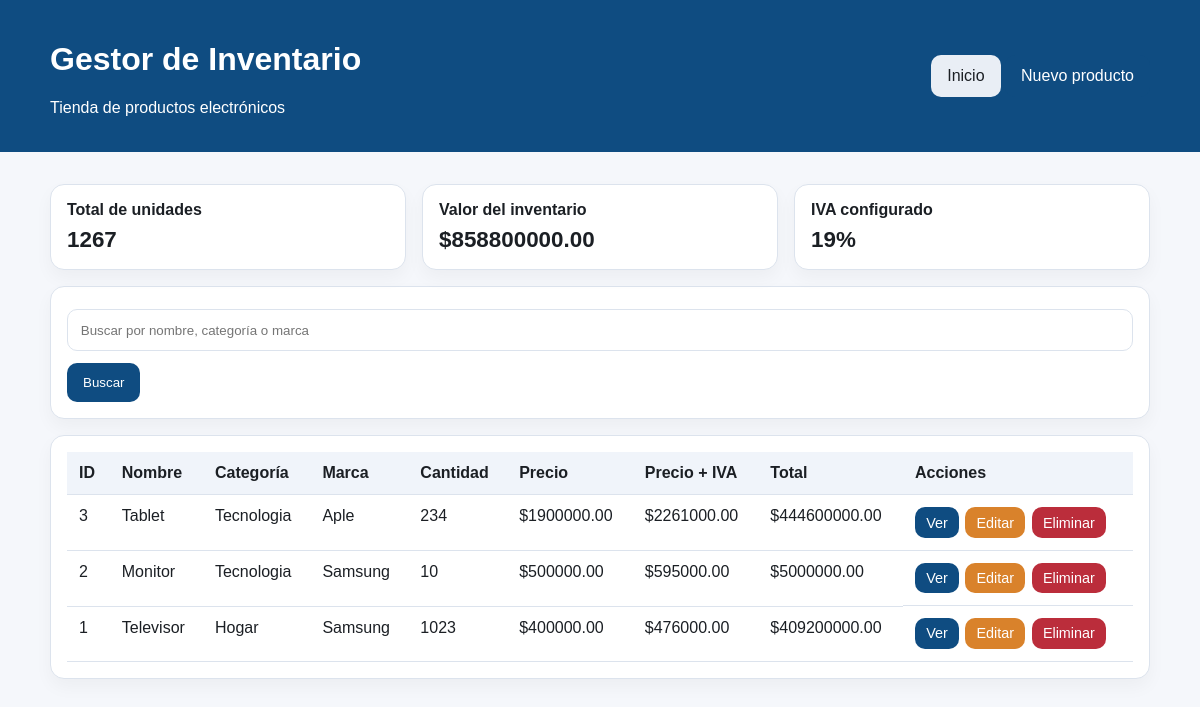
The page / on the database its author committed.
### tables this page shows
CREATE TABLE productos (
                id INTEGER PRIMARY KEY AUTOINCREMENT,
                nombre TEXT NOT NULL,
                categoria TEXT NOT NULL,
                marca TEXT NOT NULL,
                cantidad INTEGER NOT NULL CHECK(cantidad >= 0),
                precio REAL NOT NULL CHECK(precio >= 0),
                descripcion TEXT,
                created_at TIMESTAMP DEFAULT CURRENT_TIMESTAMP
            );

### app.py (the view)
@app.route("/")
def index() -> str:
    db = get_db()
    query = request.args.get("q", "").strip()
    if query:
        productos = db.execute(
            """
            SELECT * FROM productos
            WHERE nombre LIKE ? OR categoria LIKE ? OR marca LIKE ?
            ORDER BY id DESC
            """,
            (f"%{query}%", f"%{query}%", f"%{query}%"),
        ).fetchall()
    else:
        productos = db.execute("SELECT * FROM productos ORDER BY id DESC").fetchall()
    total_items = db.execute("SELECT COALESCE(SUM(cantidad), 0) AS total FROM productos").fetchone()["total"]
    total_inventario = db.execute(
        "SELECT COALESCE(SUM(cantidad * precio), 0) AS total FROM productos"
    ).fetchone()["total"]
    return render_template(
        "index.html",
        productos=productos,
        query=query,
        total_items=total_items,
        total_inventario=round(total_inventario, 2),
    )

### app.py (called while the page is built)
def get_db() -> sqlite3.Connection:
    if "db" not in g:
        g.db = sqlite3.connect(app.config["DATABASE"])
        g.db.row_factory = sqlite3.Row
    return g.db

@app.context_processor
def inject_helpers() -> dict[str, Any]:
    return {
        "iva_rate": IVA_RATE,
        "precio_con_iva": lambda precio: round(precio * (1 + IVA_RATE), 2),
        "valor_total": lambda cantidad, precio: round(cantidad * precio, 2),
    }

### templates/index.html (shortened to what this page needs)
{% extends 'base.html' %}
{% block content %}
<section class="dashboard">
    <div class="card stat">
        <h3>Total de unidades</h3>
        <p>{{ total_items }}</p>
    </div>
    <div class="card stat">
        <h3>Valor del inventario</h3>
        <p>${{ '%.2f'|format(total_inventario) }}</p>
    </div>
    <div class="card stat">
        <h3>IVA configurado</h3>
        <p>{{ (iva_rate * 100)|int }}%</p>
    </div>
</section>
<section class="card">
    <form method="get" class="search-form">
        <input type="text" name="q" placeholder="Buscar por nombre, categoría o marca" value="{{ query }}">
        <button type="submit" class="btn">Buscar</button>
    </form>
</section>
<section class="card">
    <div class="table-wrap">
        <table>
            <thead>
                <tr>
                    <th>ID</th>
                    <th>Nombre</th>
                    <th>Categoría</th>
                    <th>Marca</th>
                    <th>Cantidad</th>
                    <th>Precio</th>
                    <th>Precio + IVA</th>
                    <th>Total</th>
                    <th>Acciones</th>
                </tr>
            </thead>
            <tbody>
            {% for producto in productos %}
                <tr>
                    <td>{{ producto.id }}</td>
                    <td>{{ producto.nombre }}</td>
                    <td>{{ producto.categoria }}</td>
                    <td>{{ producto.marca }}</td>
                    <td>{{ producto.cantidad }}</td>
                    <td>${{ '%.2f'|format(producto.precio) }}</td>
                    <td>${{ '%.2f'|format(precio_con_iva(producto.precio)) }}</td>
                    <td>${{ '%.2f'|format(valor_total(producto.cantidad, producto.precio)) }}</td>
                    <td class="actions">
                        <a class="btn btn-small" href="{{ url_for('detalle_producto', product_id=producto.id) }}">Ver</a>
                        <a class="btn btn-small btn-warning" href="{{ url_for('editar_producto', product_id=producto.id) }}">Editar</a>
                        <form method="post" action="{{ url_for('eliminar_producto', product_id=producto.id) }}" onsubmit="return confirm('¿Desea eliminar este producto?');">
                            <button type="submit" class="btn btn-small btn-danger">Eliminar</button>
                        </form>
                    </td>
                </tr>
            {% else %}
                <tr>
                    <td colspan="9" class="empty">No hay productos registrados.</td>
                </tr>
            {% endfor %}
            </tbody>
        </table>
    </div>
</section>
{% endblock %}

### templates/base.html (shortened to what this page needs)
<!DOCTYPE html>
<html lang="es">
<head>
    <link rel="stylesheet" href="{{ url_for('static', filename='styles.css') }}">
</head>
<body>
    <header class="topbar">
        <div class="container header-flex">
            <div>
                <h1>Gestor de Inventario</h1>
                <p>Tienda de productos electrónicos</p>
            </div>
            <nav>
                <a class="btn btn-light" href="{{ url_for('index') }}">Inicio</a>
                <a class="btn" href="{{ url_for('crear_producto') }}">Nuevo producto</a>
            </nav>
        </div>
    </header>
    <main class="container">
        {% block content %}{% endblock %}
    </main>
</body>
</html>

### static/styles.css (style rules this page uses)
:root { --primary: #0f4c81; --secondary: #1b1f24; --bg: #f5f7fb; --surface: #ffffff; --border: #dce3ed; --success: #dff5e6; --error: #ffe0e0; --warning: #fff2d8; }
* { box-sizing: border-box; }
body { margin: 0; font-family: Arial, Helvetica, sans-serif; background: var(--bg); color: var(--secondary); }
.container { width: min(1100px, 92%); margin: 0 auto; }
.topbar { background: var(--primary); color: white; padding: 1.2rem 0; margin-bottom: 2rem; }
.header-flex { display: flex; justify-content: space-between; gap: 1rem; align-items: center; }
.card { background: var(--surface); border: 1px solid var(--border); border-radius: 14px; padding: 1rem; margin-bottom: 1rem; box-shadow: 0 8px 18px rgba(0,0,0,.04); }
.dashboard { display: grid; grid-template-columns: repeat(auto-fit, minmax(180px, 1fr)); gap: 1rem; }
.stat h3 { margin: 0 0 .5rem; font-size: 1rem; }
.stat p { margin: 0; font-size: 1.4rem; font-weight: bold; }
.btn { display: inline-block; background: var(--primary); color: white; text-decoration: none; border: none; border-radius: 10px; padding: .75rem 1rem; cursor: pointer; }
.btn-light { background: #e9eef5; color: var(--secondary); }
.btn-warning { background: #d9822b; }
.btn-danger { background: #bb2d3b; }
.btn-small { padding: .45rem .7rem; font-size: .9rem; }
.search-form { display: flex; gap: .75rem; flex-wrap: wrap; }
input, textarea { width: 100%; padding: .8rem; border: 1px solid var(--border); border-radius: 10px; margin-top: .35rem; }
table { width: 100%; border-collapse: collapse; }
th, td { padding: .75rem; border-bottom: 1px solid var(--border); text-align: left; vertical-align: top; }
th { background: #f0f4fa; }
.table-wrap { overflow-x: auto; }
.actions { display: flex; gap: .4rem; flex-wrap: wrap; }

### rows shown on the page
productos: id "3", nombre "Tablet", categoria "Tecnologia", marca "Aple", cantidad "234", precio "1900000.00", precio "2261000.00", cantidad+precio "444600000.00"
productos: id "2", nombre "Monitor", categoria "Tecnologia", marca "Samsung", cantidad "10", precio "500000.00", precio "595000.00", cantidad+precio "5000000.00"
productos: id "1", nombre "Televisor", categoria "Hogar", marca "Samsung", cantidad "1023", precio "400000.00", precio "476000.00", cantidad+precio "409200000.00"

### other values the page prints
{{ total_items }} "1267"
{{ '%.2f'|format(total_inventario) }} "858800000.00"
{{ (iva_rate * 100)|int }} "19"
